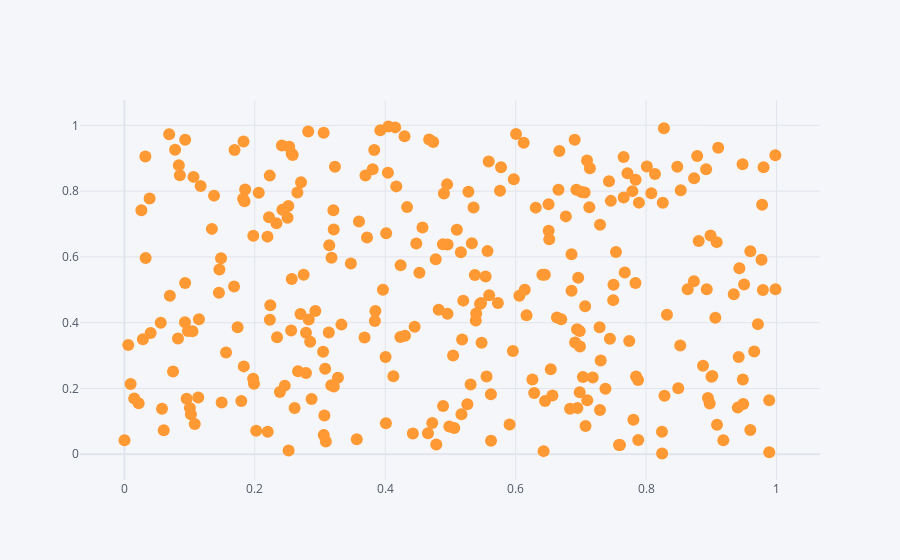

The cell this chart's notebook holds for it:
### Code cell
df4.iplot(x='a',y='b',mode = 'markers')

### Figure 1 — Plotly figure (JSON) as saved in the notebook; plotly's stock layout.template omitted (floating-point values rounded to 4 significant figures; data arrays with more than 128 entries replaced by an {"elided": "..."} marker saying what was removed)
{"data": [{"line": {"color": "rgba(255, 153, 51, 1.0)", "dash": "solid", "shape": "linear", "width": 1.3}, "marker": {"size": 12, "symbol": "circle"}, "mode": "markers", "name": "b", "text": "", "type": "scatter", "x": {"elided": "300 float values"}, "y": {"elided": "300 float values"}}], "layout": {"legend": {"bgcolor": "#F5F6F9", "font": {"color": "#4D5663"}}, "paper_bgcolor": "#F5F6F9", "plot_bgcolor": "#F5F6F9", "title": {"font": {"color": "#4D5663"}}, "xaxis": {"gridcolor": "#E1E5ED", "showgrid": true, "tickfont": {"color": "#4D5663"}, "title": {"font": {"color": "#4D5663"}, "text": ""}, "zerolinecolor": "#E1E5ED"}, "yaxis": {"gridcolor": "#E1E5ED", "showgrid": true, "tickfont": {"color": "#4D5663"}, "title": {"font": {"color": "#4D5663"}, "text": ""}, "zerolinecolor": "#E1E5ED"}}}
